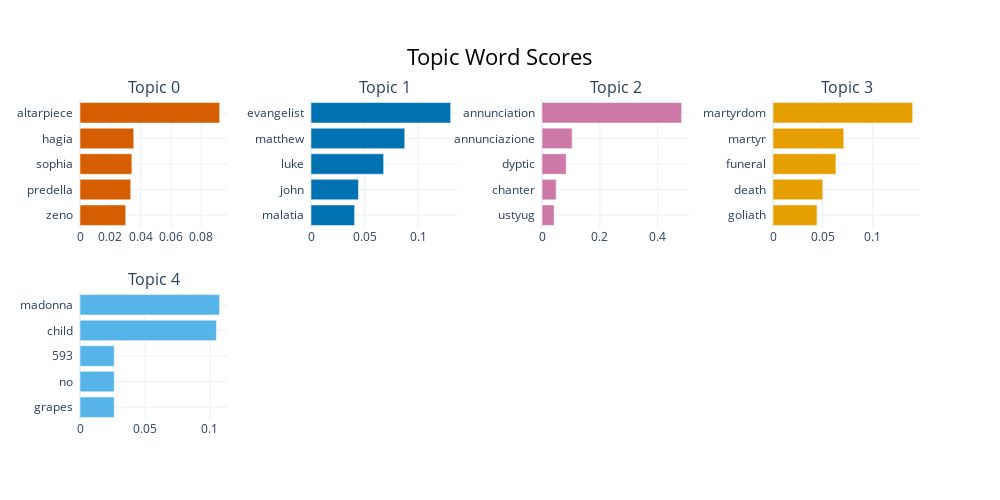

This figure's notebook cell:
### Code cell
topic_model.visualize_barchart(top_n_topics = 5).show()

### Figure 1 — Plotly figure (JSON) as saved in the notebook; plotly's stock layout.template omitted (floating-point values rounded to 4 significant figures)
{"data": [{"marker": {"color": "#D55E00"}, "orientation": "h", "type": "bar", "x": [0.03015, 0.03345, 0.0342, 0.03545, 0.09209], "xaxis": "x", "y": ["zeno  ", "predella  ", "sophia  ", "hagia  ", "altarpiece  "], "yaxis": "y"}, {"marker": {"color": "#0072B2"}, "orientation": "h", "type": "bar", "x": [0.04064, 0.04428, 0.06772, 0.0874, 0.1302], "xaxis": "x2", "y": ["malatia  ", "john  ", "luke  ", "matthew  ", "evangelist  "], "yaxis": "y2"}, {"marker": {"color": "#CC79A7"}, "orientation": "h", "type": "bar", "x": [0.04174, 0.04887, 0.08349, 0.1041, 0.4824], "xaxis": "x3", "y": ["ustyug  ", "chanter  ", "dyptic  ", "annunciazione  ", "annunciation  "], "yaxis": "y3"}, {"marker": {"color": "#E69F00"}, "orientation": "h", "type": "bar", "x": [0.04428, 0.05008, 0.06329, 0.0712, 0.1405], "xaxis": "x4", "y": ["goliath  ", "death  ", "funeral  ", "martyr  ", "martyrdom  "], "yaxis": "y4"}, {"marker": {"color": "#56B4E9"}, "orientation": "h", "type": "bar", "x": [0.02636, 0.02636, 0.02636, 0.105, 0.1075], "xaxis": "x5", "y": ["grapes  ", "no  ", "593  ", "child  ", "madonna  "], "yaxis": "y5"}], "layout": {"annotations": [{"font": {"size": 16}, "showarrow": false, "text": "Topic 0", "x": 0.0875, "xanchor": "center", "xref": "paper", "y": 1, "yanchor": "bottom", "yref": "paper"}, {"font": {"size": 16}, "showarrow": false, "text": "Topic 1", "x": 0.3625, "xanchor": "center", "xref": "paper", "y": 1, "yanchor": "bottom", "yref": "paper"}, {"font": {"size": 16}, "showarrow": false, "text": "Topic 2", "x": 0.6375, "xanchor": "center", "xref": "paper", "y": 1, "yanchor": "bottom", "yref": "paper"}, {"font": {"size": 16}, "showarrow": false, "text": "Topic 3", "x": 0.9125, "xanchor": "center", "xref": "paper", "y": 1, "yanchor": "bottom", "yref": "paper"}, {"font": {"size": 16}, "showarrow": false, "text": "Topic 4", "x": 0.0875, "xanchor": "center", "xref": "paper", "y": 0.4, "yanchor": "bottom", "yref": "paper"}], "height": 500, "hoverlabel": {"bgcolor": "white", "font": {"family": "Rockwell", "size": 16}}, "showlegend": false, "title": {"font": {"color": "Black", "size": 22}, "text": "Topic Word Scores", "x": 0.5, "xanchor": "center", "yanchor": "top"}, "width": 1000, "xaxis": {"anchor": "y", "domain": [0, 0.175], "showgrid": true}, "xaxis2": {"anchor": "y2", "domain": [0.275, 0.45], "showgrid": true}, "xaxis3": {"anchor": "y3", "domain": [0.55, 0.725], "showgrid": true}, "xaxis4": {"anchor": "y4", "domain": [0.825, 1], "showgrid": true}, "xaxis5": {"anchor": "y5", "domain": [0, 0.175], "showgrid": true}, "xaxis6": {"anchor": "y6", "domain": [0.275, 0.45], "showgrid": true}, "xaxis7": {"anchor": "y7", "domain": [0.55, 0.725], "showgrid": true}, "xaxis8": {"anchor": "y8", "domain": [0.825, 1], "showgrid": true}, "yaxis": {"anchor": "x", "domain": [0.6, 1], "showgrid": true}, "yaxis2": {"anchor": "x2", "domain": [0.6, 1], "showgrid": true}, "yaxis3": {"anchor": "x3", "domain": [0.6, 1], "showgrid": true}, "yaxis4": {"anchor": "x4", "domain": [0.6, 1], "showgrid": true}, "yaxis5": {"anchor": "x5", "domain": [0, 0.4], "showgrid": true}, "yaxis6": {"anchor": "x6", "domain": [0, 0.4], "showgrid": true}, "yaxis7": {"anchor": "x7", "domain": [0, 0.4], "showgrid": true}, "yaxis8": {"anchor": "x8", "domain": [0, 0.4], "showgrid": true}}}
